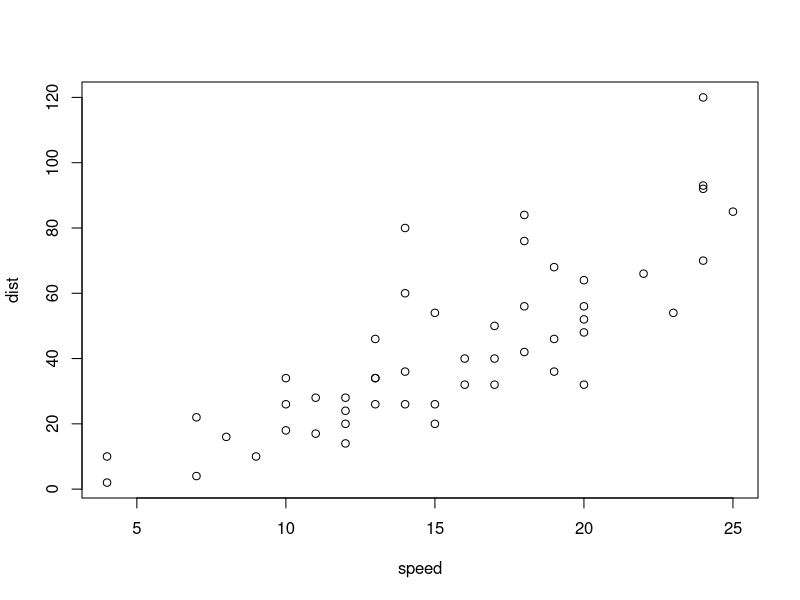
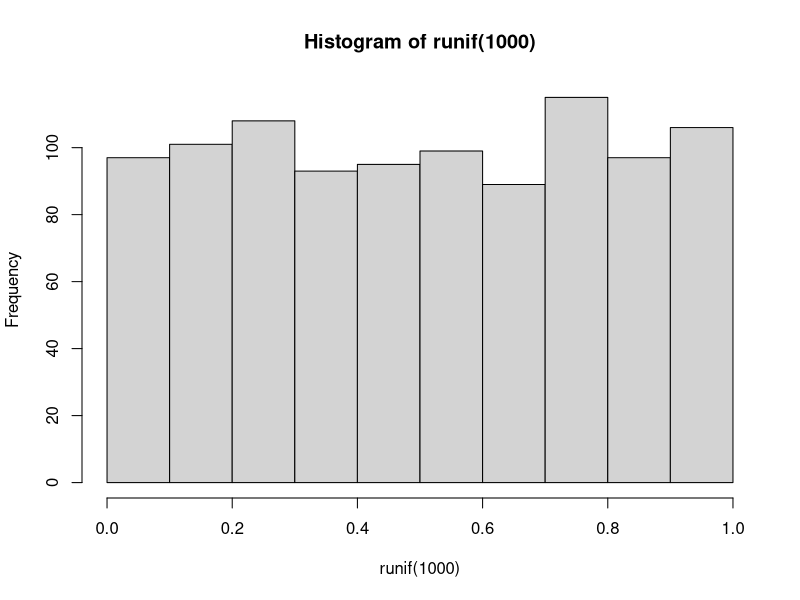
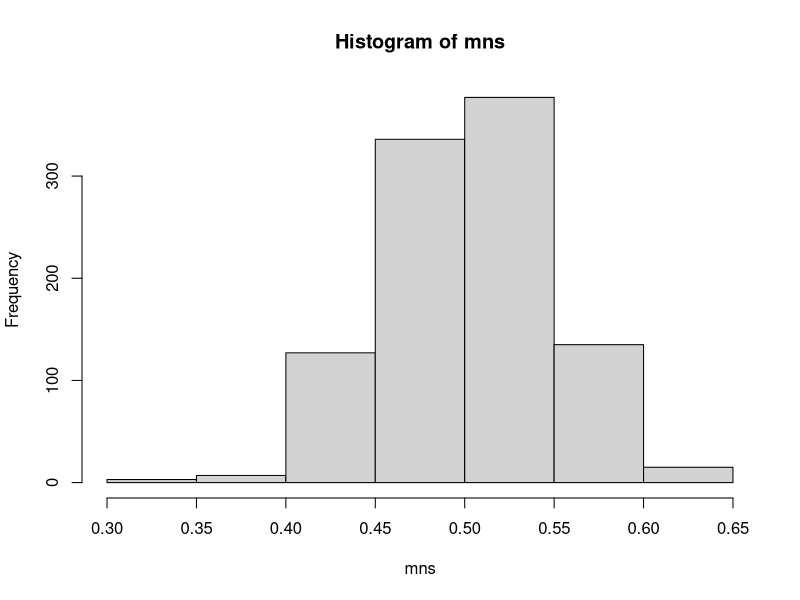

The R source for these figures, in order:
## ---- chunk 1
summary(cars)
## ---- chunk 2
plot(cars)
## ---- chunk 3
exp_dist <- rexp(40, 0.2)
## ---- chunk 4
hist(runif(1000))
mns = NULL
for (i in 1 : 1000) mns = c(mns, mean(runif(40)))
hist(mns)
